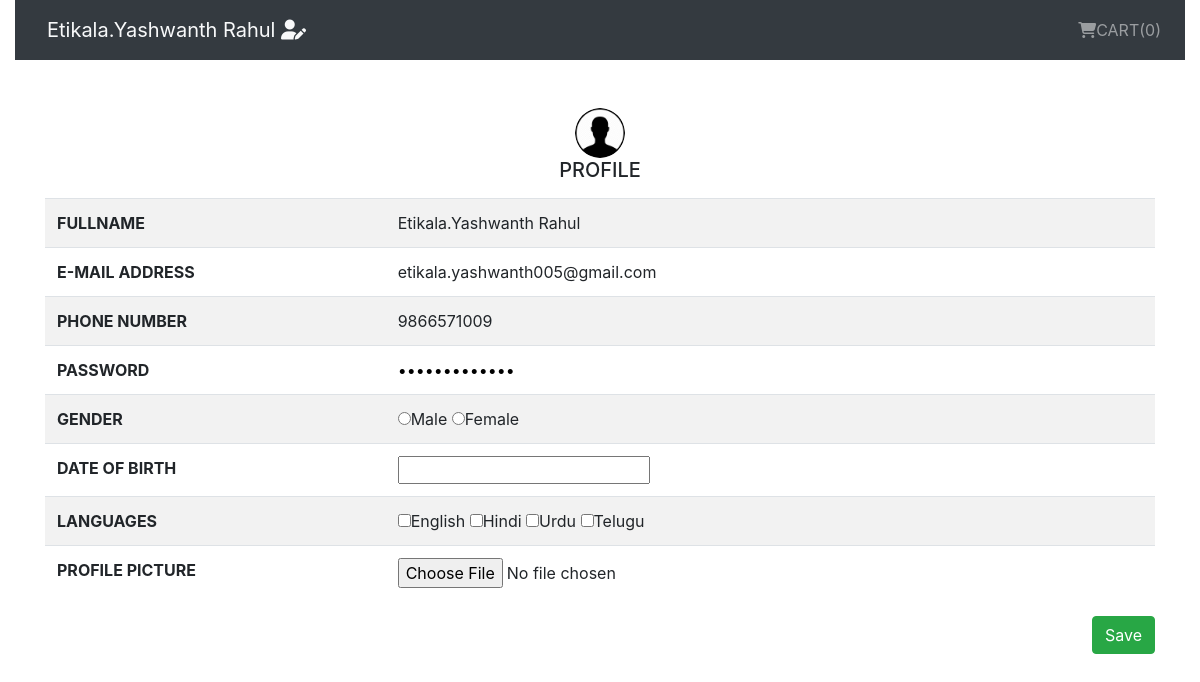
The app's page /PHP/profile.php (signed in) with its own data.
### tables this page shows
CREATE TABLE `sports` (
  `id` int(200) NOT NULL,
  `fullname` varchar(200) DEFAULT NULL,
  `phonenumber` bigint(15) DEFAULT NULL,
  `email_id` varchar(200) DEFAULT NULL,
  `password` varchar(20) DEFAULT NULL,
  `gender` varchar(15) DEFAULT NULL,
  `dob` varchar(100) DEFAULT NULL,
  `languages` varchar(100) DEFAULT NULL,
  `photo` varchar(100) DEFAULT NULL
);

### PHP/profile.php (the view, shortened to what this page needs)
<?php
if(isset($_SESSION['email']) && isset($_SESSION['pswd']))
{
$id=$_SESSION['id'];
$email=$_SESSION['email'];
$conn=mysqli_connect("localhost","root","","student");
$select="select *from sports where id='$id' or email_id='$email'";
$qry=mysqli_query($conn,$select);
$fetch=mysqli_fetch_assoc($qry);
?>
<!DOCTYPE html>
<html lang="en-US">
<head>
<link rel="stylesheet" href="../CSS/bootstrap.min.css">
<link rel="stylesheet" href="../CSS/style.css">
<link rel="stylesheet" href="../CSS/cricket.css">
<link rel="stylesheet" href="../CSS/kabaddi.css">
<link rel="stylesheet" href="../CSS/football.css">
<link rel="stylesheet" href="../CSS/tennis.css">
<link rel="stylesheet" href="../CSS/badminton.css">
<link rel="stylesheet" href="../CSS/blog.css">
<link rel="stylesheet" href="../CSS/bookingtickets.css">
<link rel="stylesheet" href="../CSS/shop.css">
<link rel="stylesheet" href="../CSS/contact.css">
<link rel="stylesheet" href="../jQuery/jquery-ui.min.css">
</head>
<body>
<div class="container-fluid" style="">
<nav class="navbar navbar-expand-lg navbar-dark bg-dark">
  <a class="navbar navbar-brand text-light"  id="page_replace" href="profile.php" ><?php echo $fetch['fullname'];?>
  <i class="fas fa-user-edit"></i>
  </a>
  <div class="collapse navbar-collapse justify-content-end" id="navbarNav">
    <ul class="navbar-nav registration">
      <li class="nav-item">
        <a class="nav-link" href="#"><i class="fa fa-shopping-cart"></i>CART<span>(0)</span></a>
      </li>
    </ul>
  </div>
</nav>
</div>
	<div class="container mt-5 " id="profile">
	<div class="container text-center">
	<img src="../IMAGES/Profile/profile.png" class="img-fluid rounded-circle" width="50" alt="">
	</div>
	<h5 class="text-center"><?php echo $output[1]." ";?>PROFILE</h5>
	<form  method="post" enctype="multipart/form-data">
	<table class="table table-striped mt-3">
		<tr>
			<th>FULLNAME</th>
			<td><?php echo $fetch['fullname'];?></td>
		</tr>
		<tr>
			<th>E-MAIL ADDRESS</th>
			<td><?php echo $fetch['email_id'];?></td>
		</tr>
		<tr>
			<th>PHONE NUMBER</th>
			<td><?php echo $fetch['phonenumber'];?></td>
		</tr>
		<tr>
			<th>PASSWORD</th>
			<td>
			<input type="password" id="pswd_profile" readonly value="<?php echo $fetch['password'];?>" style="border:none;outline:none;background-color:transparent;" />
			</td>
		</tr>
		<tr>
			<th>GENDER</th>
			<td>
            <input type="radio" name="gender" value="Male">Male
            <input type="radio" name="gender" value="Female">Female
            </td>
		</tr>
		<tr>
			<th>DATE OF BIRTH</th>
			<td>
            <input type="text" name="dateofbirth" id="dateOfBirth">
            </td>
		</tr>
		<tr>
			<th>LANGUAGES</th>
			<td>
            <input type="checkbox" name="Languages[]" value="English" id="">English
            <input type="checkbox" name="Languages[]" value="Hindi" id="">Hindi
            <input type="checkbox" name="Languages[]" value="Urdu" id="">Urdu
            <input type="checkbox" name="Languages[]"  value="Telugu" id="">Telugu
            </td>
		</tr>
		<tr>
			<th>PROFILE PICTURE</th>
			<td><input type="file" name="file"></td>
		</tr>
	</table>
	<input type="submit" name="Save" value="Save" class="btn btn-success float-right text-white" />
	</form>
	</div>
<?php
}
else
{
	header('location:index.php');
}
?>

### CSS/style.css (style rules this page uses)
* { margin:0px; padding:0px; box-sizing:border-box; }
.registration li a { padding: 10px; }

### CSS/cricket.css (style rules this page uses)
* { margin:0px; padding:0px; box-sizing:border-box; }

### CSS/kabaddi.css (style rules this page uses)
* { margin:0px; padding:0px; box-sizing:border-box; }

### CSS/football.css (style rules this page uses)
* { margin:0px; padding:0px; box-sizing:border-box; }

### CSS/tennis.css (style rules this page uses)
* { margin:0px; padding:0px; box-sizing:border-box; }

### CSS/badminton.css (style rules this page uses)
* { margin:0px; padding:0px; box-sizing:border-box; }

### CSS/blog.css (style rules this page uses)
* { margin:0px; padding:0px; box-sizing:border-box; }

### CSS/bookingtickets.css (style rules this page uses)
* { margin:0px; padding:0px; box-sizing:border-box; }

### CSS/shop.css (style rules this page uses)
* { margin:0px; padding:0px; box-sizing:border-box; }

### CSS/contact.css (style rules this page uses)
* { margin:0px; padding:0px; box-sizing:border-box; }

### records on screen
sports: fullname "Etikala.Yashwanth Rahul", email "etikala.yashwanth005@gmail.com", phonenumber "9866571009"
